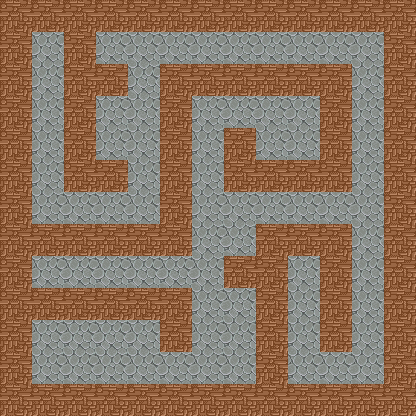

Tiled map render using the project's own tile images. Description and the map definition, with tile-layer contents summarised, below:
An orthogonal 13x13 tile map with 32x32 px tiles, 2 tile layers (wall, floor).

<map version="1.0" orientation="orthogonal" width="13" height="13" tilewidth="32" tileheight="32">
 <tileset firstgid="1" name="terrain" tilewidth="32" tileheight="32">
  <image source="terrain.png" width="64" height="32" />
 </tileset>
 <layer name="wall" width="13" height="13">
  <data>[169 cells, 94 non-empty, 1 distinct tile ids]</data>
 </layer>
 <layer name="floor" width="13" height="13">
  <data>[169 cells, 75 non-empty, 1 distinct tile ids]</data>
 </layer>
</map>
